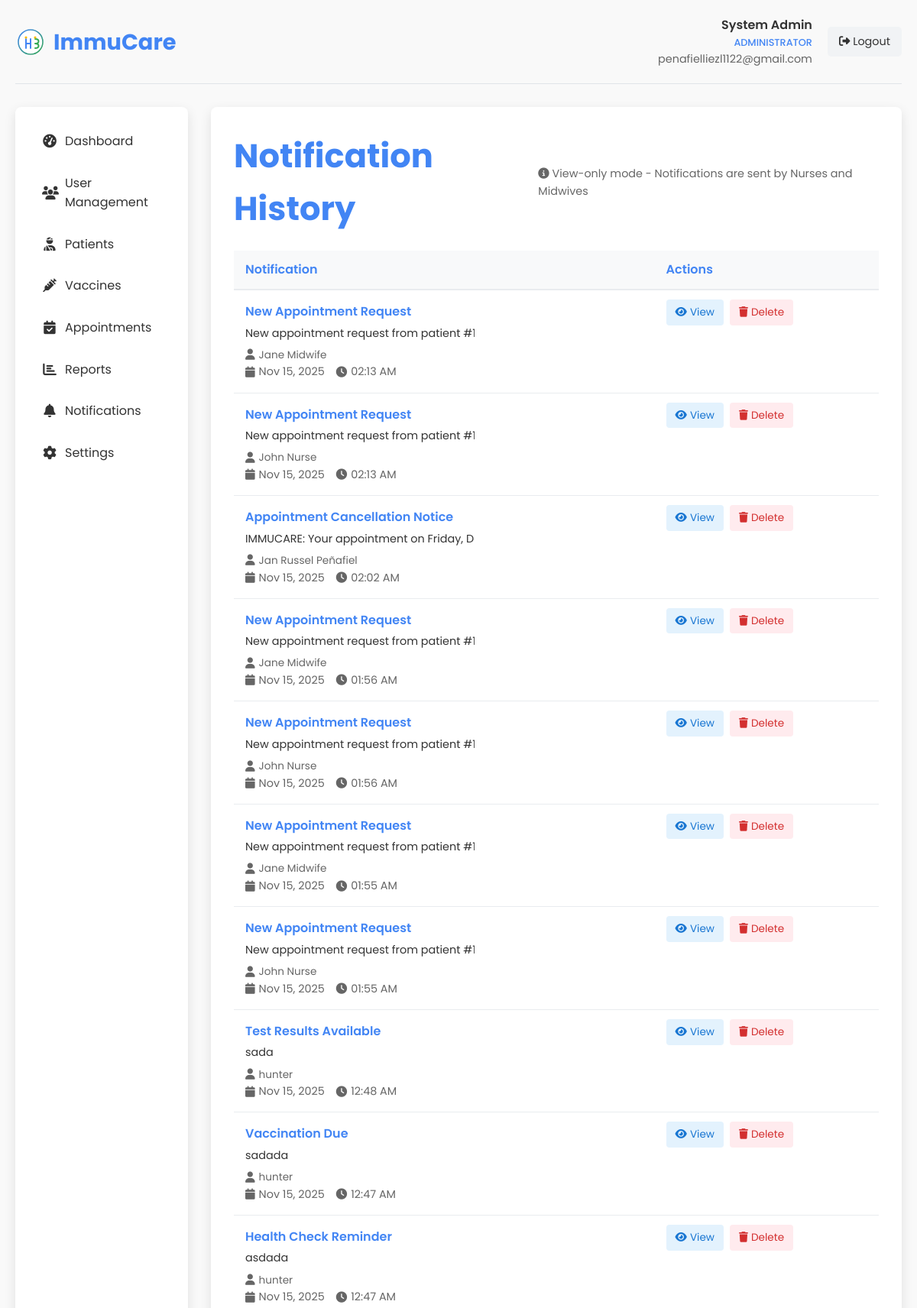
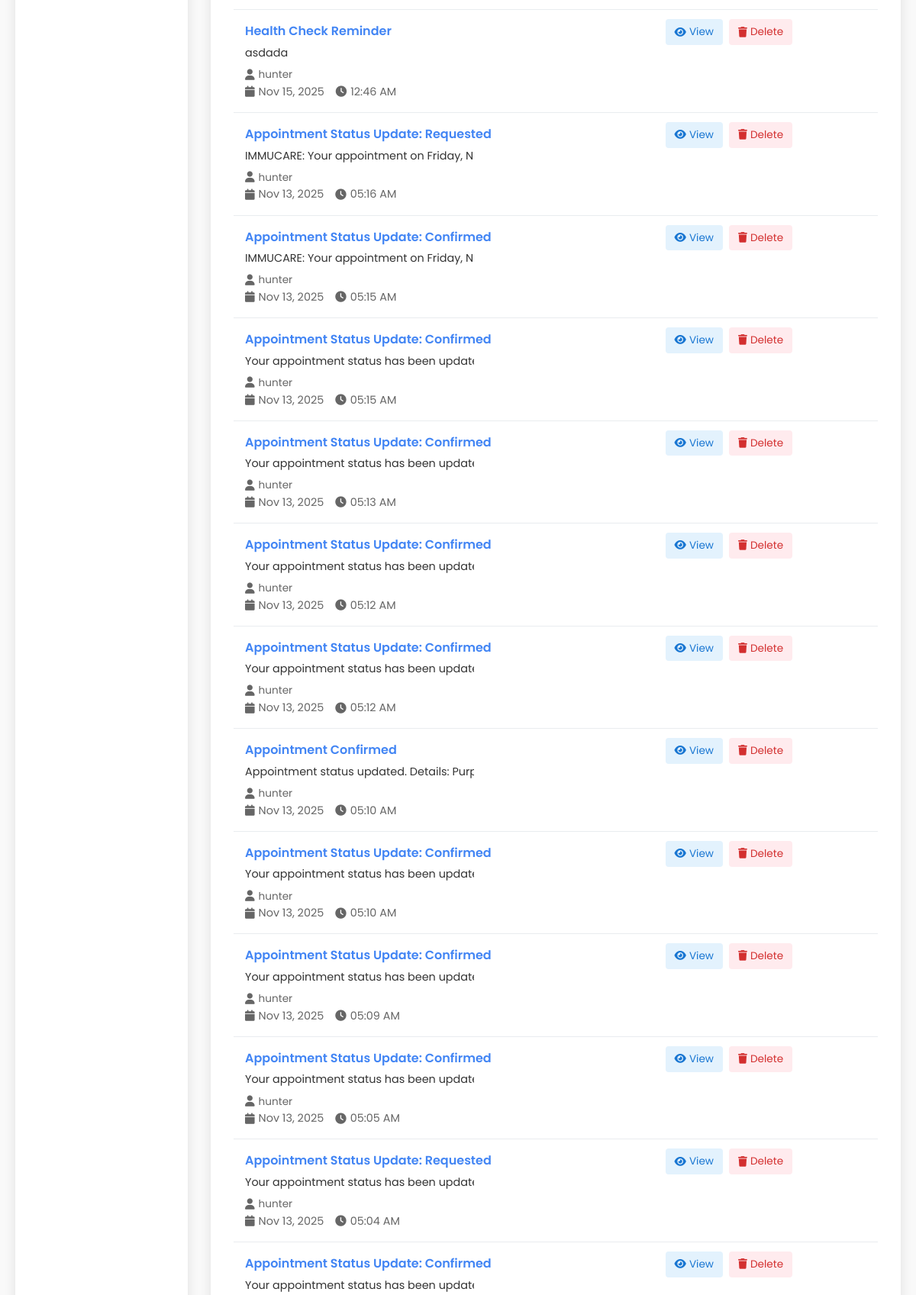
Screenshot of /admin_notifications.php (signed in, upper part) with the database file from the repository (2 pictures, top to bottom).
### tables this page shows
CREATE TABLE `notifications` (
  `id` int(11) NOT NULL,
  `user_id` int(11) NOT NULL,
  `title` varchar(100) NOT NULL,
  `message` text NOT NULL,
  `type` enum('email','sms','system') NOT NULL,
  `is_read` tinyint(1) DEFAULT 0,
  `sent_at` datetime DEFAULT NULL,
  `created_at` datetime NOT NULL,
  `updated_at` timestamp NOT NULL DEFAULT current_timestamp() ON UPDATE current_timestamp()
);

CREATE TABLE `users` (
  `id` int(11) NOT NULL,
  `role_id` int(11) NOT NULL DEFAULT 4,
  `user_type` enum('admin','midwife','nurse','patient') NOT NULL DEFAULT 'patient',
  `name` varchar(100) NOT NULL,
  `email` varchar(100) NOT NULL,
  `phone` varchar(20) NOT NULL,
  `password` varchar(255) NOT NULL,
  `otp` varchar(6) DEFAULT NULL,
  `otp_expiry` datetime DEFAULT NULL,
  `is_active` tinyint(1) DEFAULT 1,
  `last_login` datetime NOT NULL,
  `created_at` datetime NOT NULL,
  `updated_at` timestamp NOT NULL DEFAULT current_timestamp() ON UPDATE current_timestamp()
);

### admin_notifications.php (the view, shortened to what this page needs)
<?php
$admin_name = $_SESSION['user_name'];
$admin_email = $_SESSION['user_email'];
$conn = new mysqli(DB_HOST, DB_USER, DB_PASS, DB_NAME);
$notifications_query = "SELECT n.*, u.name as user_name, u.email as user_email
                       FROM notifications n
                       LEFT JOIN users u ON n.user_id = u.id
                       ORDER BY n.created_at DESC
                       LIMIT 100";
$notifications_result = $conn->query($notifications_query);
?>
<!DOCTYPE html>
<html lang="en">
<head>
    <link rel="stylesheet" href="styles.css">
    <link rel="stylesheet" href="https://cdnjs.cloudflare.com/ajax/libs/font-awesome/6.4.0/css/all.min.css">
</head>
<body>
    <div class="dashboard-container">
        <div class="dashboard-header">
            <div class="dashboard-logo">
                <img src="images/logo.svg" alt="ImmuCare Logo">
                <h1>ImmuCare</h1>
            </div>
            <div class="user-menu">
                <div class="user-info">
                    <div class="user-name"><?php echo htmlspecialchars($admin_name); ?></div>
                    <div class="user-role">Administrator</div>
                    <div class="user-email"><?php echo htmlspecialchars($admin_email); ?></div>
                </div>
                <a href="admin_dashboard.php?logout=1" class="logout-btn">
                    <i class="fas fa-sign-out-alt"></i> Logout
                </a>
            </div>
        </div>
        <div class="dashboard-content">
            <div class="sidebar">
                <ul class="sidebar-menu">
                    <li><a href="admin_dashboard.php"><i class="fas fa-tachometer-alt"></i> Dashboard</a></li>
                    <li><a href="admin_users.php"><i class="fas fa-users"></i> User Management</a></li>
                    <li><a href="admin_patients.php"><i class="fas fa-user-injured"></i> Patients</a></li>
                    <li><a href="admin_vaccines.php"><i class="fas fa-syringe"></i> Vaccines</a></li>
                    <li><a href="admin_appointments.php"><i class="fas fa-calendar-check"></i> Appointments</a></li>
                    <li><a href="admin_reports.php"><i class="fas fa-chart-bar"></i> Reports</a></li>
                    <li><a href="admin_notifications.php" class="active"><i class="fas fa-bell"></i> Notifications</a></li>
                    <li><a href="admin_settings.php"><i class="fas fa-cog"></i> Settings</a></li>
                </ul>
            </div>
            <div class="main-content">
                <div class="page-title">
                    <h2>Notification History</h2>
                    <div style="font-size: 0.9rem; color: #666; font-weight: normal;">
                        <i class="fas fa-info-circle"></i> View-only mode - Notifications are sent by Nurses and Midwives
                    </div>
                </div>
                <div class="notifications-list">
                    <table class="notifications-table">
                            <thead>
                                <tr>
                                    <th>Notification</th>
                                    <th>Actions</th>
                                </tr>
                            </thead>
                            <tbody>
                                <?php if ($notifications_result->num_rows > 0): ?>
                                    <?php while ($notification = $notifications_result->fetch_assoc()): ?>
                                        <tr>
                                            <td class="notification-content-cell">
                                                <div class="notification-title">
                                                    <?php echo htmlspecialchars($notification['title']); ?>
                                                </div>
                                                <div class="notification-message">
                                                    <?php echo htmlspecialchars($notification['message']); ?>
                                                </div>
                                                <div class="notification-recipient">
                                                    <i class="fas fa-user"></i>
                                                    <?php echo htmlspecialchars($notification['user_name']); ?>
                                                </div>
                                                <div class="notification-meta">
                                                    <div class="meta-item">
                                                        <i class="fas fa-calendar"></i>
                                                        <?php echo date('M d, Y', strtotime($notification['created_at'])); ?>
                                                    </div>
                                                    <div class="meta-item">
                                                        <i class="fas fa-clock"></i>
                                                        <?php echo date('h:i A', strtotime($notification['created_at'])); ?>
                                                    </div>
                                                </div>
                                            </td>
                                            <td>
                                                <div class="action-buttons">
                                                    <a href="#" class="action-btn btn-view" onclick="viewNotification('<?php echo htmlspecialchars($notification['title'], ENT_QUOTES); ?>', '<?php echo htmlspecialchars($notification['message'], ENT_QUOTES); ?>')">
                                                        <i class="fas fa-eye"></i> View
                                                    </a>
                                                    <a href="?action=delete&id=<?php echo $notification['id']; ?>" class="action-btn btn-delete" onclick="return confirm('Are you sure you want to delete this notification?');">
                                                        <i class="fas fa-trash"></i> Delete
                                                    </a>
                                                </div>
                                            </td>
                                        </tr>
                                    <?php endwhile; ?>
                                <?php else: ?>
                                    <tr>
                                        <td colspan="4" style="text-align: center; padding: 30px;">No notifications found.</td>
                                    </tr>
                                <?php endif; ?>
                            </tbody>
                        </table>
                    </div>
                </div>
            </div>
        </div>
</body>
</html>

### styles.css (style rules this page uses)
:root { --primary-color: #4285f4; --secondary-color: #34a853; --accent-color: #fbbc05; --text-color: #333; --light-text: #666; --bg-light: #f9f9f9; --bg-white: #ffffff; --shadow: 0 5px 15px rgba(0, 0, 0, 0.1); --border-radius: 8px; --transition: all 0.3s ease; }
* { margin: 0; padding: 0; box-sizing: border-box; }
html { scroll-behavior: smooth; }
body { font-family: 'Poppins', sans-serif; line-height: 1.6; color: var(--text-color); background-color: var(--bg-light); }
a { text-decoration: none; color: inherit; }
ul { list-style: none; }
img { max-width: 100%; height: auto; }

### rows the page displays
notifications: title "New Appointment Request", message "New appointment request from patient…", user.name "Jane Midwife", created_at "Nov 15, 2025", created_at "02:13 AM"
notifications: title "New Appointment Request", message "New appointment request from patient…", user.name "John Nurse", created_at "Nov 15, 2025", created_at "02:13 AM"
notifications: title "Appointment Cancellation Notice", message "IMMUCARE: Your appointment on Friday,…", user.name "Jan Russel Peñafiel", created_at "Nov 15, 2025", created_at "02:02 AM"
notifications: title "New Appointment Request", message "New appointment request from patient…", user.name "Jane Midwife", created_at "Nov 15, 2025", created_at "01:56 AM"
notifications: title "New Appointment Request", message "New appointment request from patient…", user.name "John Nurse", created_at "Nov 15, 2025", created_at "01:56 AM"
notifications: title "New Appointment Request", message "New appointment request from patient…", user.name "Jane Midwife", created_at "Nov 15, 2025", created_at "01:55 AM"
notifications: title "New Appointment Request", message "New appointment request from patient…", user.name "John Nurse", created_at "Nov 15, 2025", created_at "01:55 AM"
notifications: title "Test Results Available", message "sada", user.name "hunter", created_at "Nov 15, 2025", created_at "12:48 AM"
notifications: title "Vaccination Due", message "sadada", user.name "hunter", created_at "Nov 15, 2025", created_at "12:47 AM"
notifications: title "Health Check Reminder", message "asdada", user.name "hunter", created_at "Nov 15, 2025", created_at "12:47 AM"
notifications: title "Health Check Reminder", message "asdada", user.name "hunter", created_at "Nov 15, 2025", created_at "12:46 AM"
notifications: title "Appointment Status Update: Requested", message "IMMUCARE: Your appointment on Friday,…", user.name "hunter", created_at "Nov 13, 2025", created_at "05:16 AM"
notifications: title "Appointment Status Update: Confirmed", message "IMMUCARE: Your appointment on Friday,…", user.name "hunter", created_at "Nov 13, 2025", created_at "05:15 AM"
notifications: title "Appointment Status Update: Confirmed", message "Your appointment status has been upd…", user.name "hunter", created_at "Nov 13, 2025", created_at "05:15 AM"
notifications: title "Appointment Status Update: Confirmed", message "Your appointment status has been upd…", user.name "hunter", created_at "Nov 13, 2025", created_at "05:13 AM"
notifications: title "Appointment Status Update: Confirmed", message "Your appointment status has been upd…", user.name "hunter", created_at "Nov 13, 2025", created_at "05:12 AM"
notifications: title "Appointment Status Update: Confirmed", message "Your appointment status has been upd…", user.name "hunter", created_at "Nov 13, 2025", created_at "05:12 AM"
notifications: title "Appointment Confirmed", message "Appointment status updated. Details: Pu…", user.name "hunter", created_at "Nov 13, 2025", created_at "05:10 AM"
notifications: title "Appointment Status Update: Confirmed", message "Your appointment status has been upd…", user.name "hunter", created_at "Nov 13, 2025", created_at "05:10 AM"
notifications: title "Appointment Status Update: Confirmed", message "Your appointment status has been upd…", user.name "hunter", created_at "Nov 13, 2025", created_at "05:09 AM"
notifications: title "Appointment Status Update: Confirmed", message "Your appointment status has been upd…", user.name "hunter", created_at "Nov 13, 2025", created_at "05:05 AM"
notifications: title "Appointment Status Update: Requested", message "Your appointment status has been upd…", user.name "hunter", created_at "Nov 13, 2025", created_at "05:04 AM"
notifications: title "Appointment Status Update: Confirmed", message "Your appointment status has been upd…"

### other values shown
$admin_name "System Admin"
$admin_email "penafielliezl1122@gmail.com"
